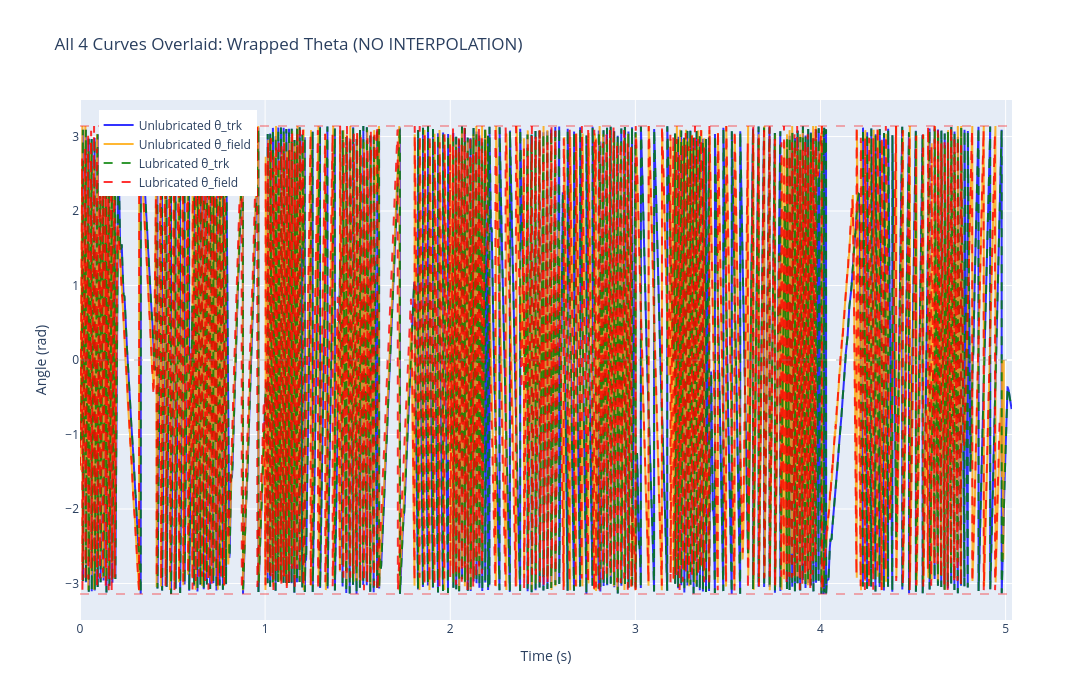

This figure's notebook cell:
### Code cell
# Plot wrapped theta - all 4 curves
theta_trk_wrapped_unlube = np.arctan2(np.sin(theta_trk_unlube), np.cos(theta_trk_unlube))
theta_trk_wrapped_lube = np.arctan2(np.sin(theta_trk_lube), np.cos(theta_trk_lube))

fig_wrapped = go.Figure()

fig_wrapped.add_trace(go.Scatter(
    x=t_trk_unlube, y=theta_trk_wrapped_unlube, mode='lines',
    name='Unlubricated θ_trk',
    line=dict(color='blue', width=2),
    opacity=0.8
))

fig_wrapped.add_trace(go.Scatter(
    x=t_field_unlube, y=theta_field_wrapped_unlube, mode='lines',
    name='Unlubricated θ_field',
    line=dict(color='orange', width=2),
    opacity=0.8
))

fig_wrapped.add_trace(go.Scatter(
    x=t_trk_lube, y=theta_trk_wrapped_lube, mode='lines',
    name='Lubricated θ_trk',
    line=dict(color='green', width=2, dash='dash'),
    opacity=0.8
))

fig_wrapped.add_trace(go.Scatter(
    x=t_field_lube, y=theta_field_wrapped_lube, mode='lines',
    name='Lubricated θ_field',
    line=dict(color='red', width=2, dash='dash'),
    opacity=0.8
))

fig_wrapped.update_layout(
    title='All 4 Curves Overlaid: Wrapped Theta (NO INTERPOLATION)',
    xaxis_title='Time (s)',
    yaxis_title='Angle (rad)',
    hovermode='closest',
    width=1400,
    height=700,
    legend=dict(x=0.02, y=0.98)
)
fig_wrapped.add_hline(y=0, line_dash="dash", line_color="gray", opacity=0.3)
fig_wrapped.add_hline(y=np.pi, line_dash="dash", line_color="red", opacity=0.3)
fig_wrapped.add_hline(y=-np.pi, line_dash="dash", line_color="red", opacity=0.3)
fig_wrapped.show()

### Figure 1 — Plotly figure (JSON) as saved in the notebook; plotly's stock layout.template omitted (floating-point values rounded to 4 significant figures; data arrays with more than 128 entries replaced by an {"elided": "..."} marker saying what was removed)
{"data": [{"line": {"color": "blue", "width": 2}, "mode": "lines", "name": "Unlubricated θ_trk", "opacity": 0.8, "type": "scatter", "x": {"elided": "10070 float values"}, "y": {"elided": "10070 float values"}}, {"line": {"color": "orange", "width": 2}, "mode": "lines", "name": "Unlubricated θ_field", "opacity": 0.8, "type": "scatter", "x": {"elided": "4992 float values"}, "y": {"elided": "4992 float values"}}, {"line": {"color": "green", "dash": "dash", "width": 2}, "mode": "lines", "name": "Lubricated θ_trk", "opacity": 0.8, "type": "scatter", "x": {"elided": "10070 float values"}, "y": {"elided": "10070 float values"}}, {"line": {"color": "red", "dash": "dash", "width": 2}, "mode": "lines", "name": "Lubricated θ_field", "opacity": 0.8, "type": "scatter", "x": {"elided": "4969 float values"}, "y": {"elided": "4969 float values"}}], "layout": {"height": 700, "hovermode": "closest", "legend": {"x": 0.02, "y": 0.98}, "shapes": [{"line": {"color": "gray", "dash": "dash"}, "opacity": 0.3, "type": "line", "x0": 0, "x1": 1, "xref": "x domain", "y0": 0, "y1": 0, "yref": "y"}, {"line": {"color": "red", "dash": "dash"}, "opacity": 0.3, "type": "line", "x0": 0, "x1": 1, "xref": "x domain", "y0": 3.142, "y1": 3.142, "yref": "y"}, {"line": {"color": "red", "dash": "dash"}, "opacity": 0.3, "type": "line", "x0": 0, "x1": 1, "xref": "x domain", "y0": -3.142, "y1": -3.142, "yref": "y"}], "title": {"text": "All 4 Curves Overlaid: Wrapped Theta (NO INTERPOLATION)"}, "width": 1400, "xaxis": {"title": {"text": "Time (s)"}}, "yaxis": {"title": {"text": "Angle (rad)"}}}}
